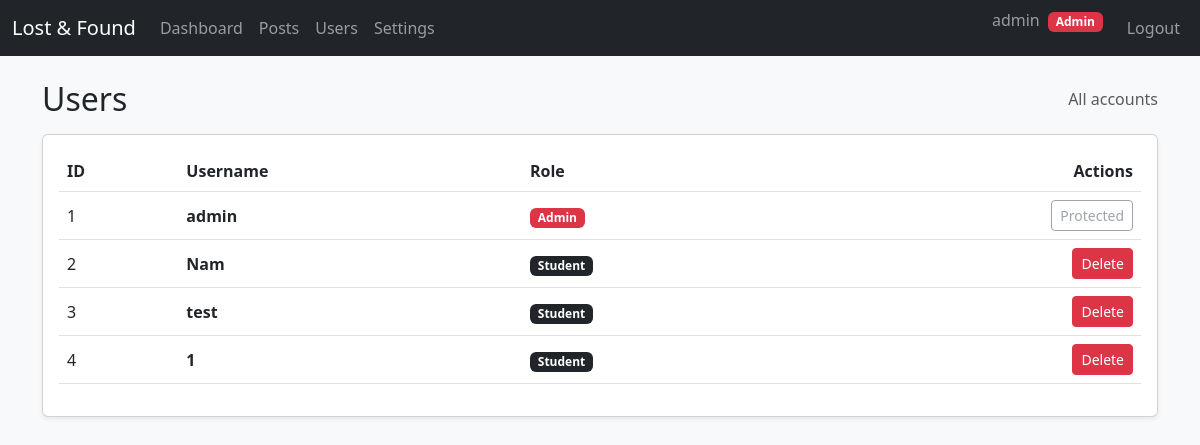
Page /admin/users (signed in) on the committed database.
### db.py (models this page shows)
class User(db.Model):
    __tablename__ = "users"
    id = db.Column(db.Integer, primary_key=True)
    username = db.Column(db.String(120), unique=True, nullable=False)
    password = db.Column(db.String(120), nullable=False)
    is_admin = db.Column(db.Boolean, default=False)
    matriculation_number = db.Column(db.String(50), unique=True, nullable=True)
    email = db.Column(db.String(200), unique=True, nullable=True)

### app.py (the view)
@app.route("/admin/users")
@admin_required
def admin_users():
    users = User.query.order_by(User.id.asc()).all()
    return render_template("admin/users.html", users=users)

### app.py (called while the page is built)
def admin_required(f):
    from functools import wraps
    @wraps(f)
    def wrapper(*args, **kwargs):
        if "user_id" not in session or not session.get("is_admin"):
            return redirect(url_for("admin_login"))
        return f(*args, **kwargs)
    return wrapper

### templates/admin/users.html (shortened to what this page needs)
{% extends 'base.html' %}
{% block content %}
<div class="d-flex justify-content-between align-items-center mb-3">
  <h2 class="mb-0">Users</h2>
  <span class="text-muted">All accounts</span>
</div>
<div class="card shadow-sm">
  <div class="card-body">
    <div class="table-responsive">
      <table class="table table-hover align-middle">
        <thead>
          <tr>
            <th>ID</th>
            <th>Username</th>
            <th>Role</th>
            <th class="text-end">Actions</th>
          </tr>
        </thead>
        <tbody>
          {% for u in users %}
            <tr>
              <td>{{ u.id }}</td>
              <td class="fw-semibold">{{ u.username }}</td>
              <td>
                {% if u.is_admin %}
                  <span class="badge text-bg-danger">Admin</span>
                {% else %}
                  <span class="badge text-bg-dark">Student</span>
                {% endif %}
              </td>
              <td class="text-end">
                {% if u.is_admin %}
                  <button class="btn btn-sm btn-outline-secondary" disabled>Protected</button>
                {% else %}
                  <form method="post"
                        action="{{ url_for('admin_user_delete', user_id=u.id) }}"
                        class="d-inline">
                    <button class="btn btn-sm btn-danger"
                            type="submit"
                            onclick="return confirm('Delete this user?');">
                      Delete
                    </button>
                  </form>
                {% endif %}
              </td>
            </tr>
          {% endfor %}
        </tbody>
      </table>
    </div>
  </div>
</div>
{% endblock %}

### rows in the picture
User: id "1", username "admin", is_admin "Admin"
User: id "2", username "Nam", is_admin "Student"
User: id "3", username "test", is_admin "Student"
User: id "4", username "1", is_admin "Student"

### other values in the picture
{{ session.get('username') }} "admin"
